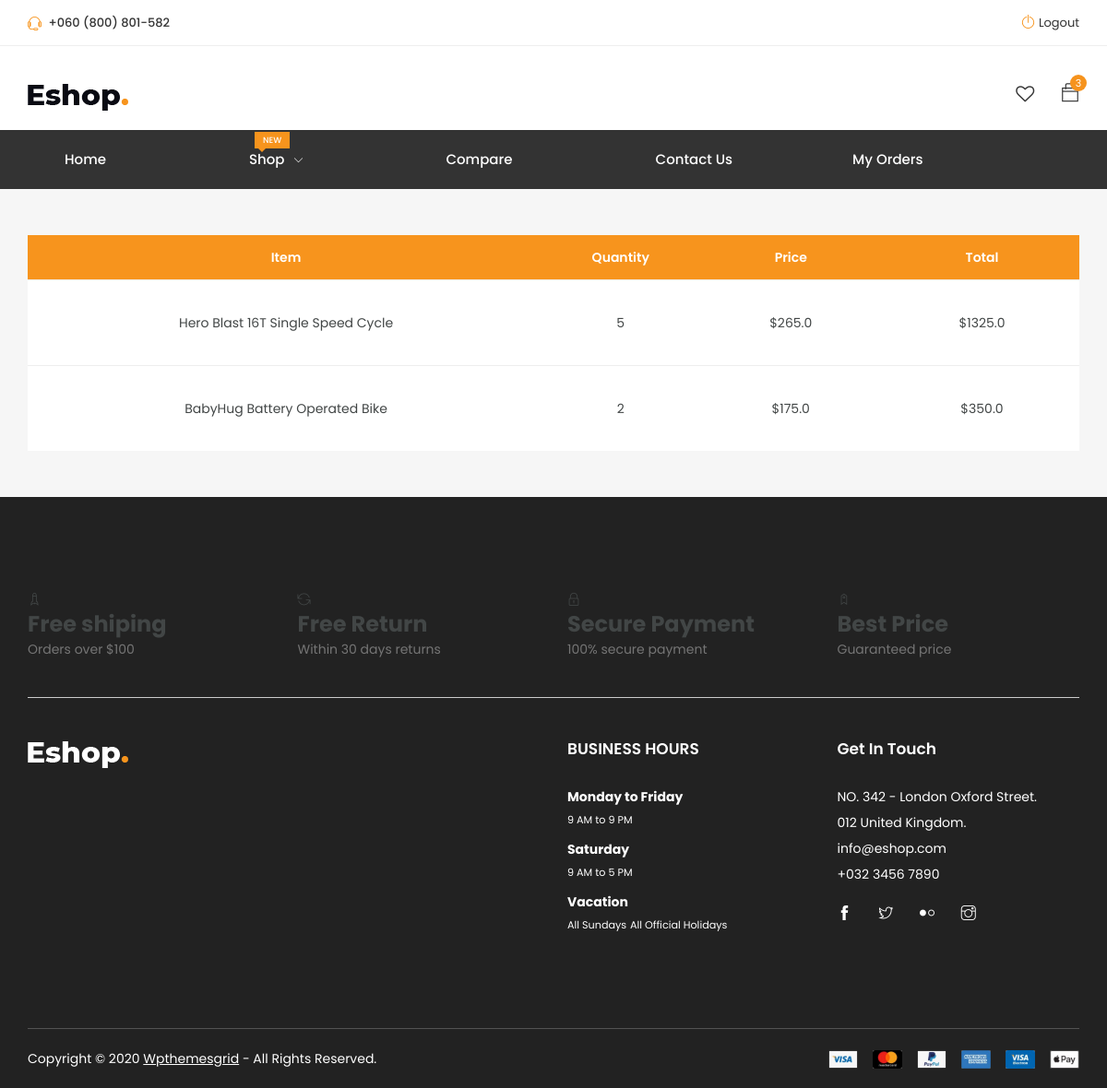
Page /order-detail/19/ (signed in) on the committed database.
### core/models.py (models this page shows, shortened)
class OrderItem(models.Model):
    user = models.ForeignKey(settings.AUTH_USER_MODEL,
                             on_delete=models.CASCADE)
    item = models.ForeignKey(Item, on_delete=CASCADE)
    quantity = models.IntegerField(default=1)
    ordered = models.BooleanField(default=False)
    def get_total_item_price(self):
        return self.quantity * self.item.price

class Item(models.Model):
    title = models.CharField(max_length=100)
    category = models.ForeignKey(Category, on_delete=models.CASCADE)
    color = models.ForeignKey(Color, on_delete=models.CASCADE,null=True,blank=True)
    price = models.FloatField()
    discount_price = models.FloatField(null=True, blank=True)
    description = models.TextField()
    slug = models.SlugField()
    image = models.ImageField()

### core/views.py (the view)
# urls.py: path('order-detail/<int:pk>/', my_order_detail, name='order-detail'),
@login_required
def my_order_detail(request, pk):
    order = Order.objects.filter(user=request.user, pk=pk).first()
    context = {'order': order}
    return render(request, 'order-detail.html', context)

### core/models.py (called while the page is built)
    def __str__(self):
        return self.user.username

### core/templatetags/cart_template_tags.py (called while the page is built)
@register.filter
def cart_item_count(user):
    if user.is_authenticated:
        return OrderItem.objects.filter(user=user,ordered=False).aggregate(Sum('quantity'))['quantity__sum'] or 0
    else:
        return 0

@register.filter
def wishlist_item_count(user):
    if user.is_authenticated:
        return WishList.objects.filter(user=user).annotate(item_count=Count('items'))
        WishList.objects.filter(user=user).annotate(cnt=Count('items')).order_by('-cnt')[0]
    else:
        return 0

### templates/new/order-detail.html (shortened to what this page needs)
{% extends 'base.html' %}
{% block content %}
<div class="shopping-cart section">
	<div class="container">
		<div class="row">
			<div class="col-12">
					<table class="table shopping-summery">
						<thead>
							<tr class="main-hading">
								<th>Item</th>
								<th>Quantity</th>
								<th class="text-center">Price</th>
								<th class="text-center">Total</th>
							</tr>
						</thead>
						<tbody>
							{% for order_item in order.items.all %}
							<tr>
								<td  class="image text-center" data-title="No">{{order_item.item.title}}</td>
								<td class="price" data-title="Price">{{order_item.quantity}}</td>
								<td class="product-des text-center" data-title="Description">${{order_item.item.price}}</td>
								<td class="price" data-title="Price">${{order_item.get_total_item_price}}</td>
							</tr>
								{% endfor %}
						</tbody>
					</table>
				</div>
			</div>
		</div>
	</div>
	{% endblock content %}

### templates/new/header.html (shortened to what this page needs)
{% load static %}
{% load cart_template_tags %}
	<header class="header shop">
		<div class="topbar">
			<div class="container">
				<div class="row">
					<div class="col-lg-4 col-md-12 col-12">
						<div class="top-left">
							<ul class="list-main">
								<li><i class="ti-headphone-alt"></i> +060 (800) 801-582</li>
							</ul>
						</div>
					</div>
					<div class="col-lg-8 col-md-12 col-12">
						<div class="right-content">
							<ul class="list-main">
									{% if request.user.is_authenticated %}
									<li><i class="ti-power-off"></i><a href="{% url 'account_logout' %}">Logout</a></li>
									{% else %}
									<li><i class="ti-power-off"></i><a href="{% url 'account_signup' %}">Sign Up</a></li>
									<li><i class="ti-power-off"></i><a href="{% url 'account_login' %}">Login</a></li>
									{% endif %}
							</ul>
						</div>
					</div>
				</div>
			</div>
		</div>
		<div class="middle-inner">
			<div class="container">
				<div class="row">
					<div class="col-lg-2 col-md-2 col-12">
						<div class="logo">
							<a href="{% url 'home' %}"><img src="{% static 'images/logo.png' %}" alt="logo"></a>
						</div>
					</div>
					<div class="col-lg-8 col-md-7 col-12">
					</div>
					<div class="col-lg-2 col-md-3 col-12">
						<div class="right-bar">
							{% if request.user.is_authenticated %}
						<div class="sinlge-bar">
							<a href="{% url 'wishlist' %}" class="single-icon"><i class="fa fa-heart-o" aria-hidden="true"></i>
							</a>
						</div>
						<div class="sinlge-bar shopping">
							<a href="{% url 'order-summary' %}" class="single-icon"><i class="ti-bag"></i> <span class="total-count">{{ request.user|cart_item_count }}</span></a>
							{% endif %}
						</div>
						</div>
					</div>
				</div>
			</div>
		</div>
		<div class="header-inner">
			<div class="container">
				<div class="cat-nav-head">
					<div class="row">
						<div class="col-lg-12 col-12">
							<div class="menu-area">
								<nav class="navbar navbar-expand-lg">
									<div class="navbar-collapse">
										<div class="nav-inner">
											<ul class="nav main-menu menu navbar-nav">
													<li style="margin-right:100px; margin-left:25px;"><a href="{% url 'home' %}">Home</a></li>
													<li style="margin-right:100px; margin-left:25px;" ><a href="{% url 'shop' %}">Shop
														<i class="ti-angle-down"></i><span class="new">New</span></a>
													</li>
													<li style="margin-right:100px; margin-left:25px;"><a href="{% url 'compare' %}">Compare</a></li>
													<li style="margin-right:100px; margin-left:25px;"><a href="{% url 'contact' %}">Contact Us</a></li>
													<li style="margin-right:100px; margin-left:25px;"><a href="{% url 'my-orders' %}">My Orders</a></li>
												</ul>
										</div>
									</div>
								</nav>
							</div>
						</div>
					</div>
				</div>
			</div>
		</div>
	</header>

### rows in the picture
OrderItem: item "Hero Blast 16T Single Speed Cycle", quantity "5", item.price "265.0", get_total_item_price "1325.0"
OrderItem: item "BabyHug Battery Operated Bike", quantity "2", item.price "175.0", get_total_item_price "350.0"

### other values in the picture
{{ request.user|cart_item_count }} "3"
